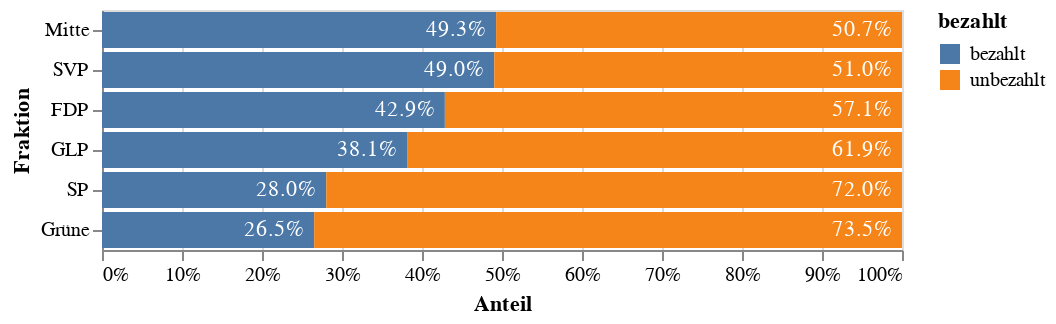

The notebook cell this image was saved under:
### Code cell
source = duckdb.query('''
    select f.fraktion_lang fraktion, 'bezahlt' bezahlt, 1.0 * count(case bezahlt when 'ja' then 1 end) / count(1) count, 1.0 * count(case bezahlt when 'ja' then 1 end) / count(1) sort
    from df_bekannt b
    join df_fraktionen f on f.fraktion = b.fraktion
    group by 1, 2
    union all
    select f.fraktion_lang fraktion, 'unbezahlt' bezahlt, 1.0 * count(case bezahlt when 'nein' then 1 end) / count(1) count, 1.0 * count(case bezahlt when 'ja' then 1 end) / count(1) sort
    from df_bekannt b
    join df_fraktionen f on f.fraktion = b.fraktion
    group by 1, 2
''').to_df()

bars = alt.Chart(source).mark_bar(opacity=1.0).encode(
    x=alt.X('count', title='Anteil', sort='-x', stack='zero', axis=alt.Axis(format='%')),
    y=alt.Y('fraktion', sort=alt.EncodingSortField('sort', order='descending'), title='Fraktion'),
    color='bezahlt',
    tooltip='count',
)

text = alt.Chart(source).mark_text(dx=-20, color='white').encode(
    x=alt.X('count', title='Anteil', stack='zero'),
    y=alt.Y('fraktion', sort=alt.EncodingSortField('sort', order='descending'), title='Fraktion'),
    detail='bezahlt',
    text=alt.Text('count', format='.1%'),
)

chart = bars + text
chart.save('output/bars-nach-fraktion-und-bezahlt-relativ.pdf')
chart

### Figure 1 — Vega-Lite specification as saved in the notebook (floating-point values rounded to 4 significant figures)
{"config": {"view": {"continuousWidth": 400, "continuousHeight": 300}}, "layer": [{"mark": {"type": "bar", "opacity": 1.0}, "encoding": {"color": {"field": "bezahlt", "type": "nominal"}, "tooltip": {"field": "count", "type": "quantitative"}, "x": {"axis": {"format": "%"}, "field": "count", "sort": "-x", "stack": "zero", "title": "Anteil", "type": "quantitative"}, "y": {"field": "fraktion", "sort": {"field": "sort", "order": "descending"}, "title": "Fraktion", "type": "nominal"}}}, {"mark": {"type": "text", "color": "white", "dx": -20}, "encoding": {"detail": {"field": "bezahlt", "type": "nominal"}, "text": {"field": "count", "format": ".1%", "type": "quantitative"}, "x": {"field": "count", "stack": "zero", "title": "Anteil", "type": "quantitative"}, "y": {"field": "fraktion", "sort": {"field": "sort", "order": "descending"}, "title": "Fraktion", "type": "nominal"}}}], "data": {"name": "data-2e4a4c6d9f2b8f2c74828ea5387fdbae"}, "$schema": "https://vega.github.io/schema/vega-lite/v4.17.0.json", "datasets": {"data-2e4a4c6d9f2b8f2c74828ea5387fdbae": [{"fraktion": "SP", "bezahlt": "bezahlt", "count": 0.2803, "sort": 0.2803}, {"fraktion": "Grüne", "bezahlt": "bezahlt", "count": 0.2652, "sort": 0.2652}, {"fraktion": "SVP", "bezahlt": "bezahlt", "count": 0.4903, "sort": 0.4903}, {"fraktion": "FDP", "bezahlt": "bezahlt", "count": 0.4286, "sort": 0.4286}, {"fraktion": "Mitte", "bezahlt": "bezahlt", "count": 0.4926, "sort": 0.4926}, {"fraktion": "GLP", "bezahlt": "bezahlt", "count": 0.3814, "sort": 0.3814}, {"fraktion": "SP", "bezahlt": "unbezahlt", "count": 0.7197, "sort": 0.2803}, {"fraktion": "Grüne", "bezahlt": "unbezahlt", "count": 0.7348, "sort": 0.2652}, {"fraktion": "SVP", "bezahlt": "unbezahlt", "count": 0.5097, "sort": 0.4903}, {"fraktion": "FDP", "bezahlt": "unbezahlt", "count": 0.5714, "sort": 0.4286}, {"fraktion": "Mitte", "bezahlt": "unbezahlt", "count": 0.5074, "sort": 0.4926}, {"fraktion": "GLP", "bezahlt": "unbezahlt", "count": 0.6186, "sort": 0.3814}]}}
